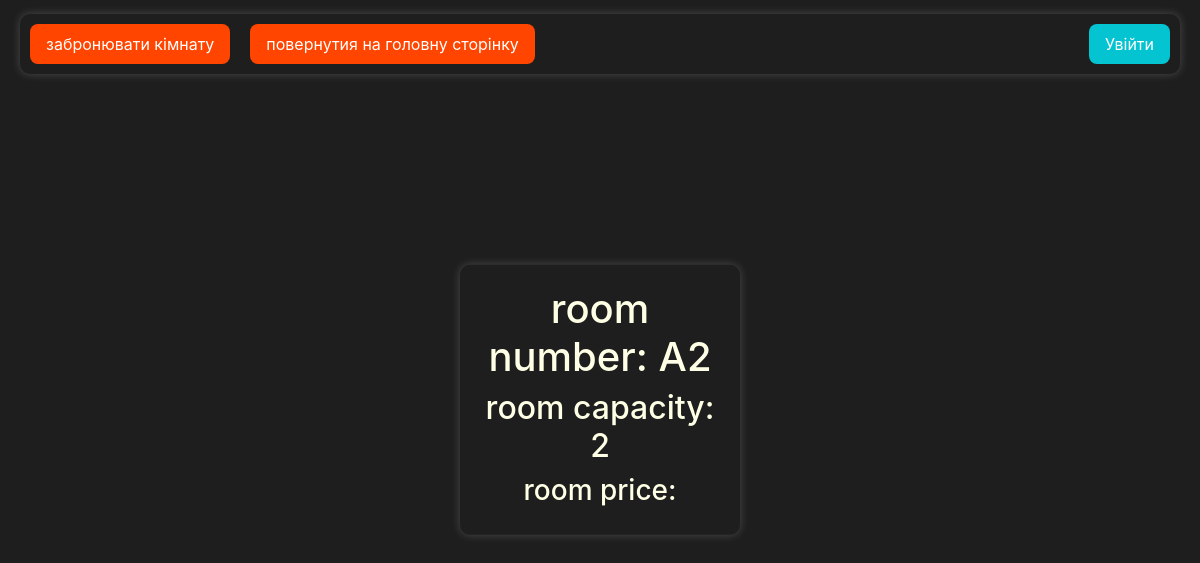
The app's page /2/, older data.
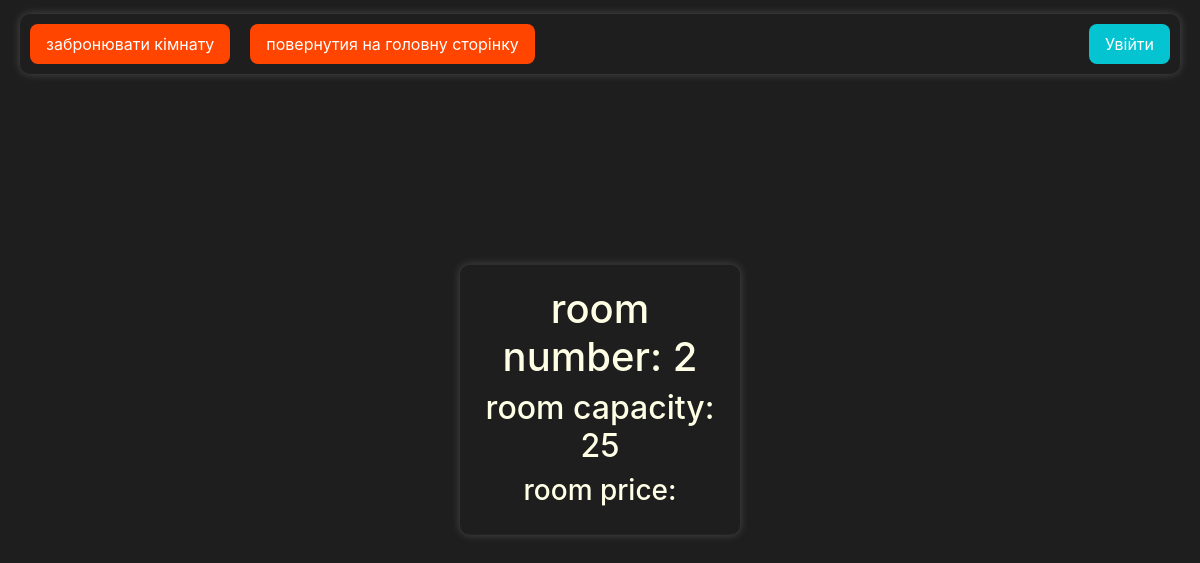
The same page, newer data.
### booking/models.py (models this page shows)
class Room(models.Model):
    number = models.CharField(max_length=10)
    capacity = models.IntegerField()
    location = models.TextField()

### booking/views.py (the view)
# urls.py: path("<int:pk>/" ,room_detail, name='room_details'),
def room_detail(request, pk):
    room = Room.objects.get(id=pk)
    context = {
        'room': room
    }
    return render(request, 'booking/room_details.html', context)

### templates/booking/room_details.html
{% include "base.html" %}
{% block content %}
{% load static %}
        <link rel="stylesheet" href="{% static 'css/style.css' %}">
<div class="container center">
    <h1>room number: {{ room.number }}</h1>
    <h2>room capacity: {{ room.capacity }}</h2>
    <h3>room price: {{ room.price }}</h3>
</div>
{% endblock %}

Row changes from the older to the newer data that the page shows:
changed Room: number "A2" → "2"; capacity "2" → "25"
